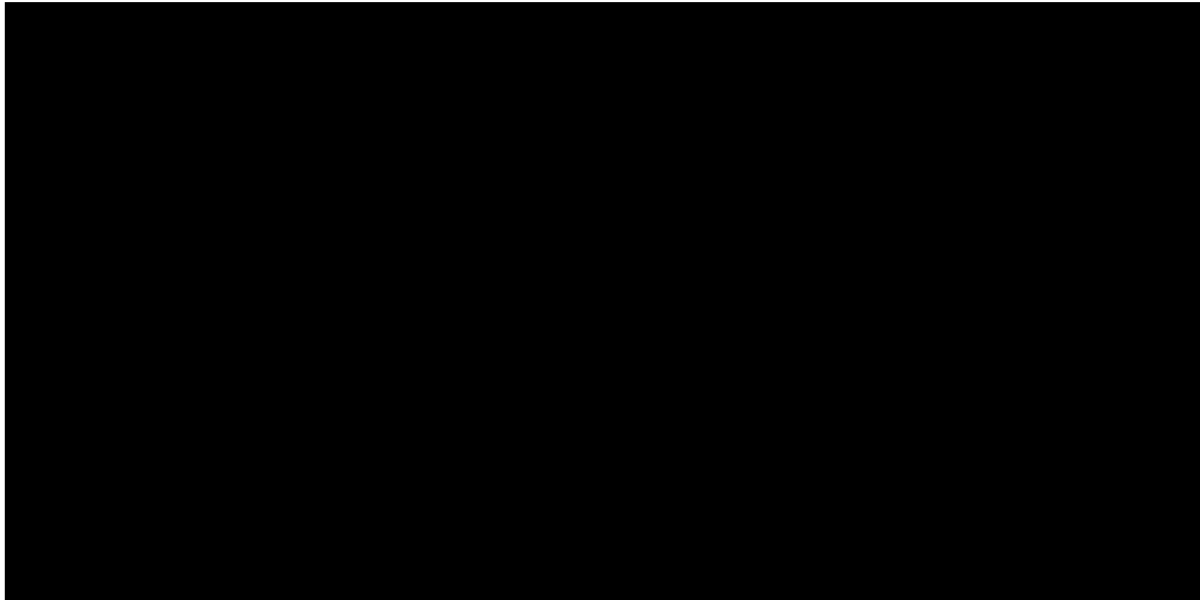
Frame 1 (no input)
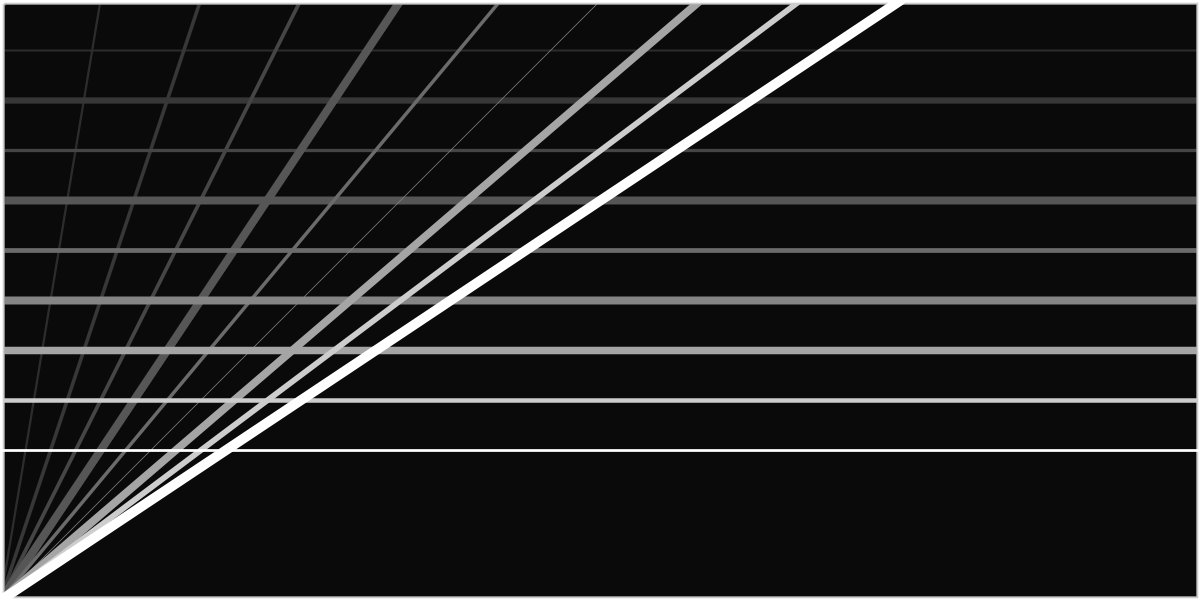
Frame 60 (the mouse pressed at the canvas centre just before this capture)
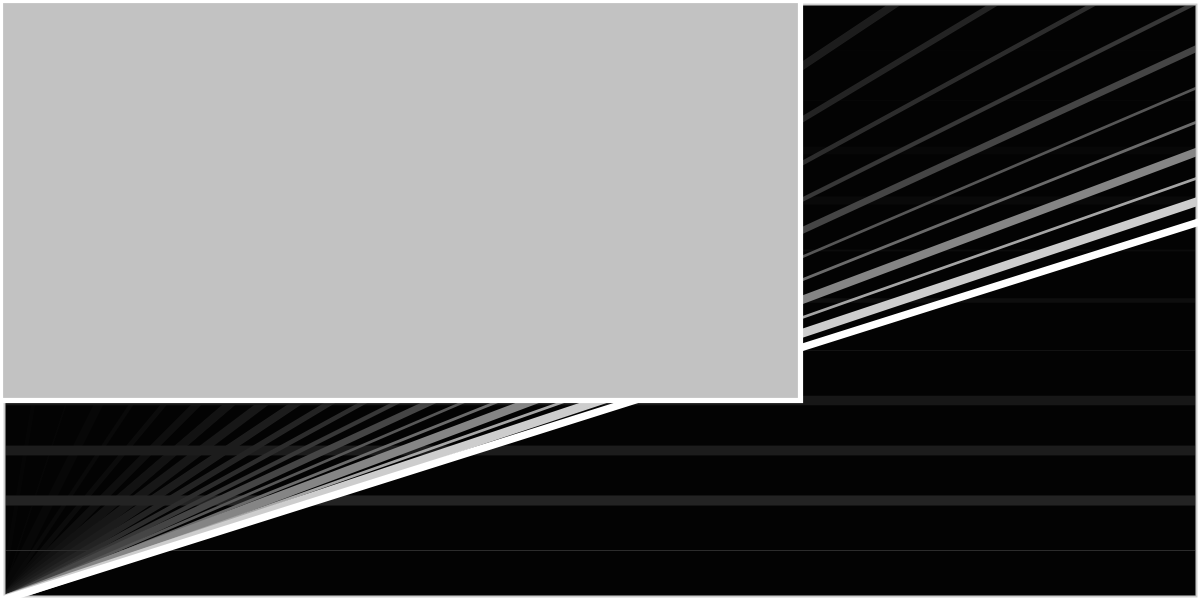
Frame 120 (the mouse held since frame 60 and released just before this capture)

The Processing sketch that drew these frames (run headless with seeded random() and noise(); from frame 60 on, the mouse is pressed at the canvas centre):

// Processing sketch: processing_72153
// ── processing_72153.pde

int growingWidth = 0;
int growingHeight = 0;
int randomRed = 0;
int randomGreen = 0;
int randomBlue = 0;
int randomGray = 0;
int startX = 0;
int startY = 0;
int randomstrokeWeight = 0;
boolean boolGrowing = false; 

void setup() {

  size(1200, 600);
  background (0);
  frameRate(10);
}

void draw() {


  fill(0, 50);
  rect (0, 0, width, height);

  smooth();
  stroke (255);
  randomstrokeWeight =10;
  strokeWeight (random(randomstrokeWeight));
  randomRed=int(random(255)); 
  randomGreen =int(random(255));
  randomBlue=int(random(255));
  fill (randomRed, randomGreen, randomBlue);
//  growingWidth = int(random(200));
//  growingHeight = int(random(200));
  
  if (boolGrowing==true) {
    if (growingWidth <300) {
      growingWidth = int(random(200));
    }
    else {
      growingWidth=0;
    }
  }

  if (boolGrowing==true) {
    if (growingHeight <300) {
      growingHeight = int(random(200));
    }
    else {
      growingHeight=0;
    }
  }
  rect (mouseX, mouseY, growingWidth, growingHeight);
  
  for (int X = startX; X < 1+startX; X += 10) {
    stroke (255);
    randomstrokeWeight=10;
    strokeWeight (random(randomstrokeWeight));
    line(X, 0, 0, height);
    if (X == 10)
      X = 0;
  }
  startX += 100;

  for (int Y = startY; Y < 1+startY; Y += 10) {
    stroke (255);
    randomstrokeWeight=10;
    strokeWeight (random(randomstrokeWeight));
    line(0, Y, width, Y);
  }

  startY += 50;
  for (int Y = startY; Y < 1+startY; Y += 10) {
    if (startY > height) {
      randomGray=255;
      fill(random(randomGray));
      rect(0, 0, 2*Y-1200, Y-600);
    }
  }

  if (startX > 2 * width) {
    startX = 0; 
    startY = 0;
  }
}

void mouseClicked() {
  if (boolGrowing==false) {
    boolGrowing=true;
  }
  else {
    boolGrowing = false;
  }
  
}
